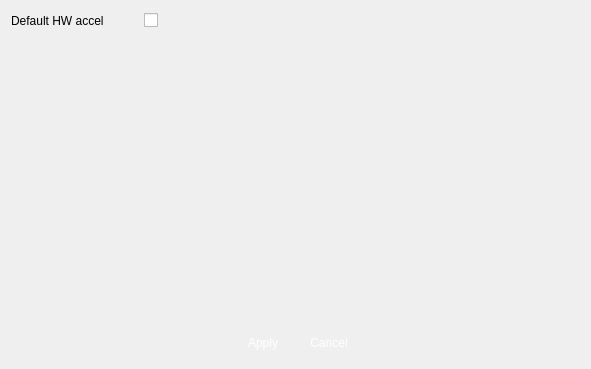
<?xml version="1.0" encoding="UTF-8"?>
<ui version="4.0">
 <class>VSCVideoSetting</class>
 <widget class="QWidget" name="VSCVideoSetting">
  <property name="geometry">
   <rect>
    <x>0</x>
    <y>0</y>
    <width>591</width>
    <height>369</height>
   </rect>
  </property>
  <property name="windowTitle">
   <string>HDFS</string>
  </property>
  <property name="windowIcon">
   <iconset>
    <normaloff>:/logo/resources/vscsmall.jpg</normaloff>:/logo/resources/vscsmall.jpg</iconset>
  </property>
  <layout class="QVBoxLayout" name="verticalLayout">
   <item>
    <layout class="QGridLayout" name="gridLayout">
     <property name="horizontalSpacing">
      <number>40</number>
     </property>
     <item row="0" column="2">
      <spacer name="horizontalSpacer_3">
       <property name="orientation">
        <enum>Qt::Horizontal</enum>
       </property>
       <property name="sizeHint" stdset="0">
        <size>
         <width>40</width>
         <height>20</height>
        </size>
       </property>
      </spacer>
     </item>
     <item row="0" column="0">
      <widget class="QLabel" name="label_3">
       <property name="text">
        <string>Default HW accel</string>
       </property>
      </widget>
     </item>
     <item row="0" column="1">
      <widget class="QCheckBox" name="hwaccel">
       <property name="text">
        <string/>
       </property>
      </widget>
     </item>
    </layout>
   </item>
   <item>
    <spacer name="verticalSpacer">
     <property name="orientation">
      <enum>Qt::Vertical</enum>
     </property>
     <property name="sizeHint" stdset="0">
      <size>
       <width>20</width>
       <height>40</height>
      </size>
     </property>
    </spacer>
   </item>
   <item>
    <layout class="QHBoxLayout" name="horizontalLayout">
     <item>
      <spacer name="horizontalSpacer">
       <property name="orientation">
        <enum>Qt::Horizontal</enum>
       </property>
       <property name="sizeHint" stdset="0">
        <size>
         <width>40</width>
         <height>20</height>
        </size>
       </property>
      </spacer>
     </item>
     <item>
      <widget class="QPushButton" name="pushButtonApply">
       <property name="minimumSize">
        <size>
         <width>60</width>
         <height>30</height>
        </size>
       </property>
       <property name="maximumSize">
        <size>
         <width>60</width>
         <height>30</height>
        </size>
       </property>
       <property name="styleSheet">
        <string notr="true">QPushButton { 
border:none;
color:white;
background-image: url(:/action/resources/button.png);}
QPushButton:hover {
	background-image: url(:/action/resources/buttonpress.png);}
QPushButton:pressed {
	background-image: url(:/action/resources/button.png);}
</string>
       </property>
       <property name="text">
        <string>Apply</string>
       </property>
       <property name="iconSize">
        <size>
         <width>60</width>
         <height>40</height>
        </size>
       </property>
      </widget>
     </item>
     <item>
      <widget class="QPushButton" name="pushButtonCancel">
       <property name="minimumSize">
        <size>
         <width>60</width>
         <height>30</height>
        </size>
       </property>
       <property name="maximumSize">
        <size>
         <width>60</width>
         <height>30</height>
        </size>
       </property>
       <property name="styleSheet">
        <string notr="true">QPushButton { 
border:none;
color:white;
background-image: url(:/action/resources/button.png);}
QPushButton:hover {
	background-image: url(:/action/resources/buttonpress.png);}
QPushButton:pressed {
	background-image: url(:/action/resources/button.png);}
</string>
       </property>
       <property name="text">
        <string>Cancel</string>
       </property>
       <property name="iconSize">
        <size>
         <width>60</width>
         <height>40</height>
        </size>
       </property>
      </widget>
     </item>
     <item>
      <spacer name="horizontalSpacer_2">
       <property name="orientation">
        <enum>Qt::Horizontal</enum>
       </property>
       <property name="sizeHint" stdset="0">
        <size>
         <width>40</width>
         <height>20</height>
        </size>
       </property>
      </spacer>
     </item>
    </layout>
   </item>
  </layout>
 </widget>
 <resources>
  <include location="../main/vscmainwindows.qrc"/>
 </resources>
 <connections/>
</ui>
